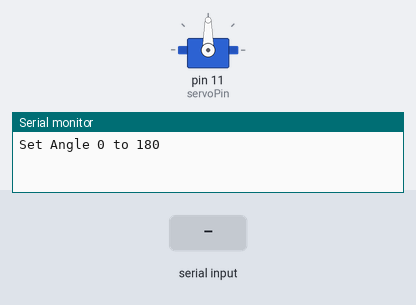
Simulated run of this sketch. Board: Arduino Uno, built with avr-gcc and run on an emulated ATmega328P. On the bench: servo, the last lines printed to the serial monitor. The test bench sets the inputs (shaded band).

Above: at 1.2 s.
1.3 s: "90,45\n" received over Serial
At 3.0 s:
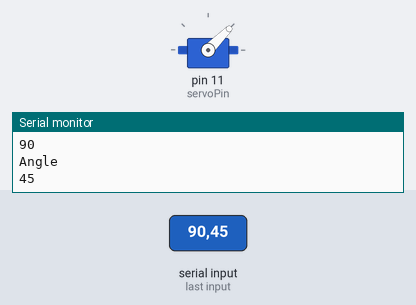
3.8 s: "30,150\n" received over Serial
At 6.1 s:
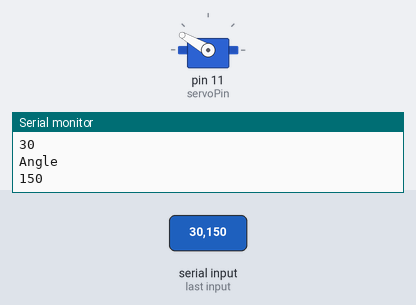
6.8 s: "5\n" received over Serial
At 8.4 s:
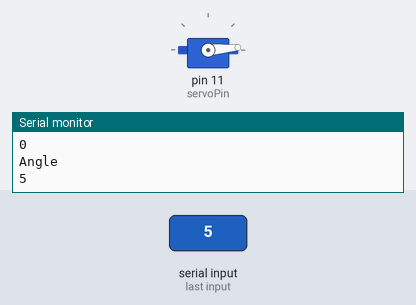
9.8 s: "90\n" received over Serial
Timing chart, 0 to 13.3 s (numbered marks = the images above; inputs shaded):
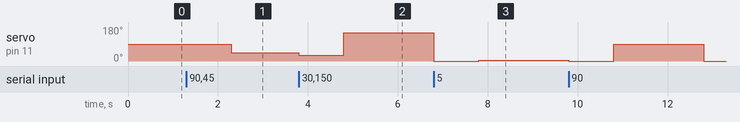

The sketch:

ServoSetAngle.ino
```cpp
#include <Servo.h>
Servo servo;
int servoPin = 11;
int angle = 0;
int delayValue = 1000;

void setup() {
  // put your setup code here, to run once:
  servo.attach(servoPin);
  Serial.begin(115200);
  Serial.println("Set Angle 0 to 180");
}

void loop() {
  // put your main code here, to run repeatedly:
  if (Serial.available())
  {
    char str[10];
    angle = Serial.parseInt();
    itoa(angle, str, 10);
    Serial.println("Angle ");
    Serial.println(str);
    if (angle >= 0 && angle <= 180)
    {
      servo.write(angle);
      delay(delayValue);
    }
  }
}
```

Measured:
- after the input at 1.3 s, servo on pin 11 (servoPin): 90° → 45° after 1.0 s
- after the input at 3.8 s, servo on pin 11 (servoPin): 45° → 30° at once, → 150° 1.0 s later, → 0° 2.0 s later
- after the input at 6.8 s, servo on pin 11 (servoPin): 0° → 5° after 1.0 s
